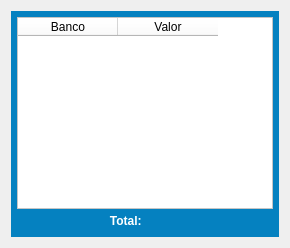
            <widget class="QWidget" name="tab_2">
             <attribute name="title">
              <string>Saldo Contas</string>
             </attribute>
             <layout class="QHBoxLayout" name="horizontalLayout_23">
              <item>
               <widget class="QWidget" name="widget_18" native="true">
                <property name="minimumSize">
                 <size>
                  <width>0</width>
                  <height>0</height>
                 </size>
                </property>
                <property name="maximumSize">
                 <size>
                  <width>16777215</width>
                  <height>16777215</height>
                 </size>
                </property>
                <property name="styleSheet">
                 <string notr="true">background-color: rgb(5, 129, 192);</string>
                </property>
                <layout class="QVBoxLayout" name="verticalLayout_6">
                 <property name="spacing">
                  <number>2</number>
                 </property>
                 <property name="leftMargin">
                  <number>6</number>
                 </property>
                 <property name="topMargin">
                  <number>6</number>
                 </property>
                 <property name="rightMargin">
                  <number>6</number>
                 </property>
                 <property name="bottomMargin">
                  <number>6</number>
                 </property>
                 <item>
                  <widget class="QTableWidget" name="table_Corrente">
                   <property name="sizePolicy">
                    <sizepolicy hsizetype="Preferred" vsizetype="Preferred">
                     <horstretch>0</horstretch>
                     <verstretch>0</verstretch>
                    </sizepolicy>
                   </property>
                   <property name="font">
                    <font>
                     <pointsize>8</pointsize>
                    </font>
                   </property>
                   <property name="styleSheet">
                    <string notr="true">background-color: rgb(255, 255, 255);</string>
                   </property>
                   <column>
                    <property name="text">
                     <string>Banco</string>
                    </property>
                   </column>
                   <column>
                    <property name="text">
                     <string>Valor</string>
                    </property>
                   </column>
                  </widget>
                 </item>
                 <item>
                  <widget class="QWidget" name="widget_9" native="true">
                   <property name="minimumSize">
                    <size>
                     <width>0</width>
                     <height>20</height>
                    </size>
                   </property>
                   <property name="maximumSize">
                    <size>
                     <width>16777215</width>
                     <height>20</height>
                    </size>
                   </property>
                   <layout class="QHBoxLayout" name="horizontalLayout_7">
                    <property name="spacing">
                     <number>0</number>
                    </property>
                    <property name="leftMargin">
                     <number>0</number>
                    </property>
                    <property name="topMargin">
                     <number>0</number>
                    </property>
                    <property name="rightMargin">
                     <number>0</number>
                    </property>
                    <property name="bottomMargin">
                     <number>0</number>
                    </property>
                    <item>
                     <widget class="QLabel" name="label">
                      <property name="font">
                       <font>
                        <pointsize>9</pointsize>
                        <weight>75</weight>
                        <bold>true</bold>
                       </font>
                      </property>
                      <property name="styleSheet">
                       <string notr="true">color: rgb(255, 255, 255);</string>
                      </property>
                      <property name="text">
                       <string>Total: </string>
                      </property>
                      <property name="alignment">
                       <set>Qt::AlignRight|Qt::AlignTrailing|Qt::AlignVCenter</set>
                      </property>
                     </widget>
                    </item>
                    <item>
                     <widget class="QLabel" name="label_T_Corrente">
                      <property name="font">
                       <font>
                        <pointsize>9</pointsize>
                        <weight>75</weight>
                        <bold>true</bold>
                       </font>
                      </property>
                      <property name="styleSheet">
                       <string notr="true">color: rgb(255, 255, 255);</string>
                      </property>
                      <property name="text">
                       <string/>
                      </property>
                      <property name="alignment">
                       <set>Qt::AlignLeading|Qt::AlignLeft|Qt::AlignVCenter</set>
                      </property>
                     </widget>
                    </item>
                   </layout>
                  </widget>
                 </item>
                </layout>
               </widget>
              </item>
             </layout>
            </widget>
